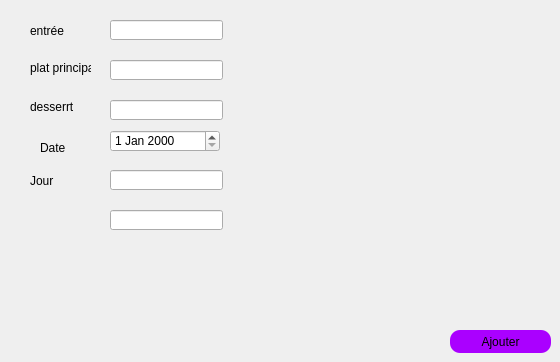
        <widget class="QWidget" name="tab_16">
         <attribute name="title">
          <string>ajouter menu</string>
         </attribute>
         <widget class="QLabel" name="plat">
          <property name="geometry">
           <rect>
            <x>30</x>
            <y>60</y>
            <width>61</width>
            <height>16</height>
           </rect>
          </property>
          <property name="text">
           <string>plat principal</string>
          </property>
         </widget>
         <widget class="QLineEdit" name="dessert_label">
          <property name="geometry">
           <rect>
            <x>110</x>
            <y>100</y>
            <width>113</width>
            <height>20</height>
           </rect>
          </property>
         </widget>
         <widget class="QDateEdit" name="date_naiss_line_2">
          <property name="geometry">
           <rect>
            <x>110</x>
            <y>130</y>
            <width>110</width>
            <height>22</height>
           </rect>
          </property>
         </widget>
         <widget class="QLabel" name="dessert">
          <property name="geometry">
           <rect>
            <x>30</x>
            <y>100</y>
            <width>47</width>
            <height>14</height>
           </rect>
          </property>
          <property name="text">
           <string>desserrt</string>
          </property>
         </widget>
         <widget class="QLabel" name="entree">
          <property name="geometry">
           <rect>
            <x>30</x>
            <y>20</y>
            <width>71</width>
            <height>21</height>
           </rect>
          </property>
          <property name="text">
           <string>entrée</string>
          </property>
         </widget>
         <widget class="QLineEdit" name="entree_label">
          <property name="geometry">
           <rect>
            <x>110</x>
            <y>20</y>
            <width>113</width>
            <height>20</height>
           </rect>
          </property>
         </widget>
         <widget class="QPushButton" name="pushButton_modifier_2">
          <property name="geometry">
           <rect>
            <x>450</x>
            <y>330</y>
            <width>101</width>
            <height>23</height>
           </rect>
          </property>
          <property name="styleSheet">
           <string notr="true">border-radius: 10px;
border-color: rgb(0, 0, 0);
background-color: rgb(170, 0, 255);</string>
          </property>
          <property name="text">
           <string>Ajouter</string>
          </property>
         </widget>
         <widget class="QLabel" name="date_naissance_2">
          <property name="geometry">
           <rect>
            <x>40</x>
            <y>140</y>
            <width>31</width>
            <height>16</height>
           </rect>
          </property>
          <property name="text">
           <string>Date</string>
          </property>
         </widget>
         <widget class="QLineEdit" name="plat_label">
          <property name="geometry">
           <rect>
            <x>110</x>
            <y>60</y>
            <width>113</width>
            <height>20</height>
           </rect>
          </property>
         </widget>
         <widget class="QLabel" name="Jour">
          <property name="geometry">
           <rect>
            <x>30</x>
            <y>170</y>
            <width>71</width>
            <height>21</height>
           </rect>
          </property>
          <property name="text">
           <string>Jour</string>
          </property>
         </widget>
         <widget class="QLineEdit" name="Jour_label">
          <property name="geometry">
           <rect>
            <x>110</x>
            <y>170</y>
            <width>113</width>
            <height>20</height>
           </rect>
          </property>
         </widget>
         <widget class="QLineEdit" name="id_label_1">
          <property name="geometry">
           <rect>
            <x>110</x>
            <y>210</y>
            <width>113</width>
            <height>20</height>
           </rect>
          </property>
         </widget>
        </widget>
